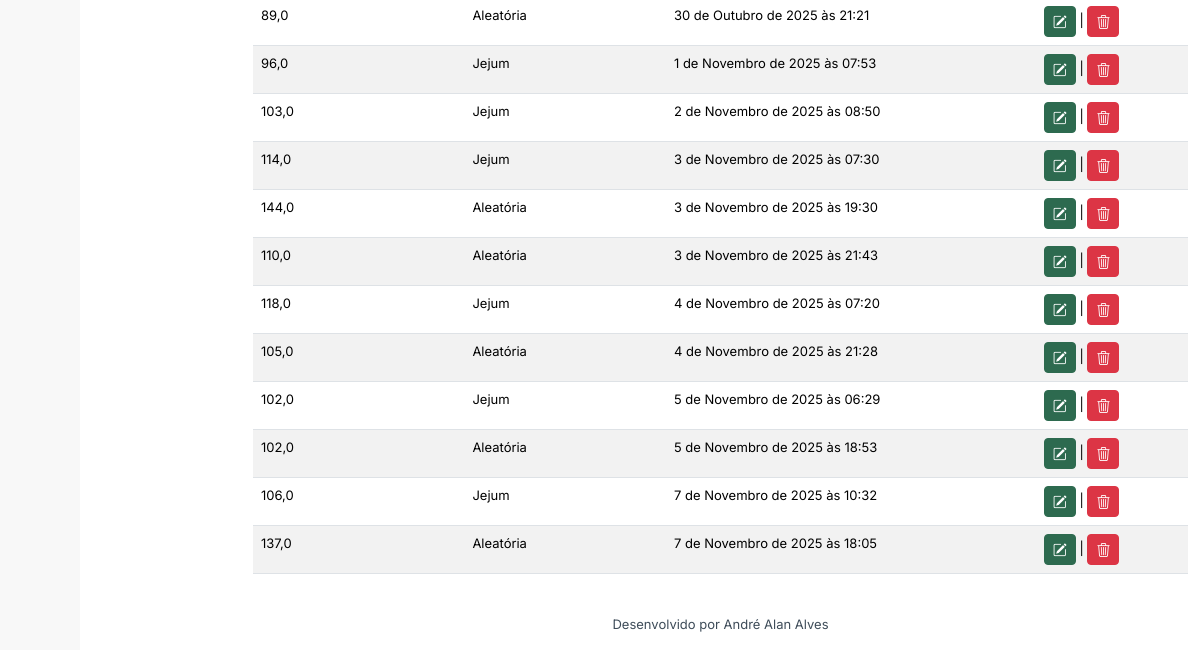
The app's page /medicoes/lista (signed in, lower part), older data.
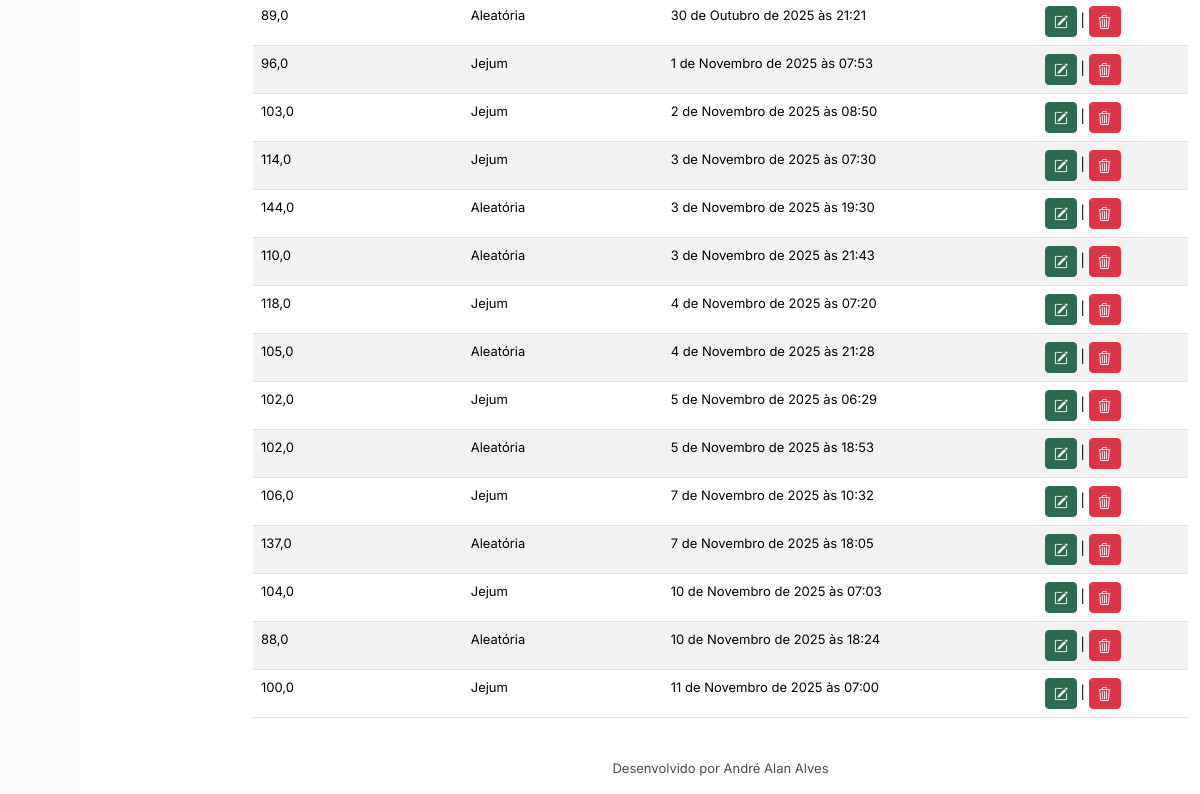
The same page, newer data.
### medicoes/models.py (models this page shows, shortened)
class Medicao(models.Model):
    TIPO_MEDICAO_CHOICES = [
        ("","Tipo de Medição"),
        ('pre_prandial', 'Pré-Prandial'),
        ('pos_prandial_1h', 'Pós-Prandial 1 Hora'),
        ('pos_pandrial_2h', 'Pós-Pandrial 2 Horas'),
        ('jejum', 'Jejum'),
        ('aleatoria', 'Aleatória'),
    ]
    valor_glicose = models.FloatField(verbose_name='Valor da Glicose (mg/dL)')
    tipo_medicao = models.CharField(max_length=20, choices=TIPO_MEDICAO_CHOICES, verbose_name='Tipo de Medição')
    data_medicao = models.DateTimeField(verbose_name='Data da Medição', default=timezone.now)
    observacoes = models.TextField(null=True, blank=True, verbose_name='Observações')
    perfil = models.ForeignKey(Perfil, on_delete=models.CASCADE, verbose_name='Perfil')
    exame = models.ForeignKey(Exame, on_delete=models.SET_NULL, null=True, blank=True, related_name='medicoes', verbose_name='Exame Relacionado')
    class Meta:
        app_label = 'medicoes'
        verbose_name_plural = 'Medições'
        ordering = ['data_medicao']

### medicoes/views.py (the view)
# urls.py: path("lista", views.MedicoesListView.as_view(), name="lista"),
class MedicoesListView(LoginRequiredMixin, ListView):
    template_name_suffix = "_listar"
    model = Medicao
    def get_context_data(self, **kwargs):
        context = super().get_context_data(**kwargs)
        context['form'] = MedicaoFilterForm(self.request.GET or None)
        return context
    def get_queryset(self):
        instancia = super().get_queryset().all()
        tipo_medicao_data = self.request.GET.get('tipo_medicao')
        mes = self.request.GET.get('mes')
        if tipo_medicao_data:
            instancia = instancia.filter(tipo_medicao=tipo_medicao_data)
        if mes:
            instancia = instancia.filter(data_medicao__month=mes)
        return instancia

### medicoes/template/medicoes/medicao_listar.html (shortened to what this page needs)
{% extends "base.html" %}
{% load django_bootstrap5 %}
{% block datatable %}
<link rel="stylesheet" href="https://cdn.datatables.net/1.13.7/css/jquery.dataTables.min.css">
{% endblock %}
{% block content %}
<div class="container-fluid mt-3">
    <div class="row">
        <div class="col-12">
            <table id="medicoes" class="table table-striped">
                <tbody>
                {% for o in object_list %}
                <tr>
                    <td>{{ o.valor_glicose }}</td>
                    <td>{{ o.get_tipo_medicao_display }}</td>
                    <td>{{ o.data_medicao }}</td>
                    <td><a href="{% url "medicoes:atualiza" pk=o.id %}" class="btn btn-sm btn-primary "><i class="bi bi-pencil-square"></i></a> |
                        <a href="{% url "medicoes:deleta" pk=o.id %}" class="btn btn-sm btn-danger "><i class="bi bi-trash3"></i></a>
                    </td>
                </tr>
                {% endfor %}
                </tbody>
            </table>
        </div>
    </div>
</div>
    {% endblock %}

Row changes from the older to the newer data that the page shows:
added Medicao: valor_glicose "104,0", tipo_medicao "Jejum", data_medicao "10 de Novembro de 2025 às 07:03"
added Medicao: valor_glicose "88,0", tipo_medicao "Aleatória", data_medicao "10 de Novembro de 2025 às 18:24"
added Medicao: valor_glicose "100,0", tipo_medicao "Jejum", data_medicao "11 de Novembro de 2025 às 07:00"
